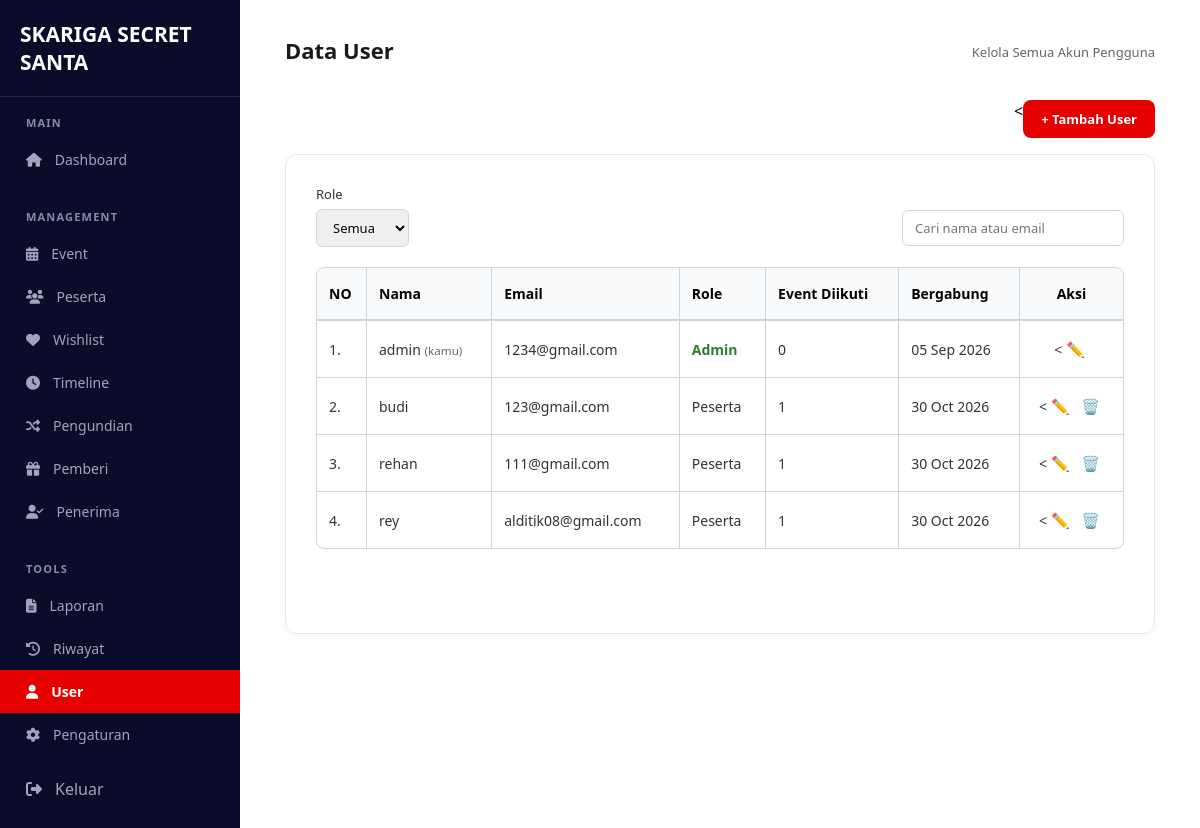
/pages/user/index.php (signed in), run on an earlier commit of the app's database.
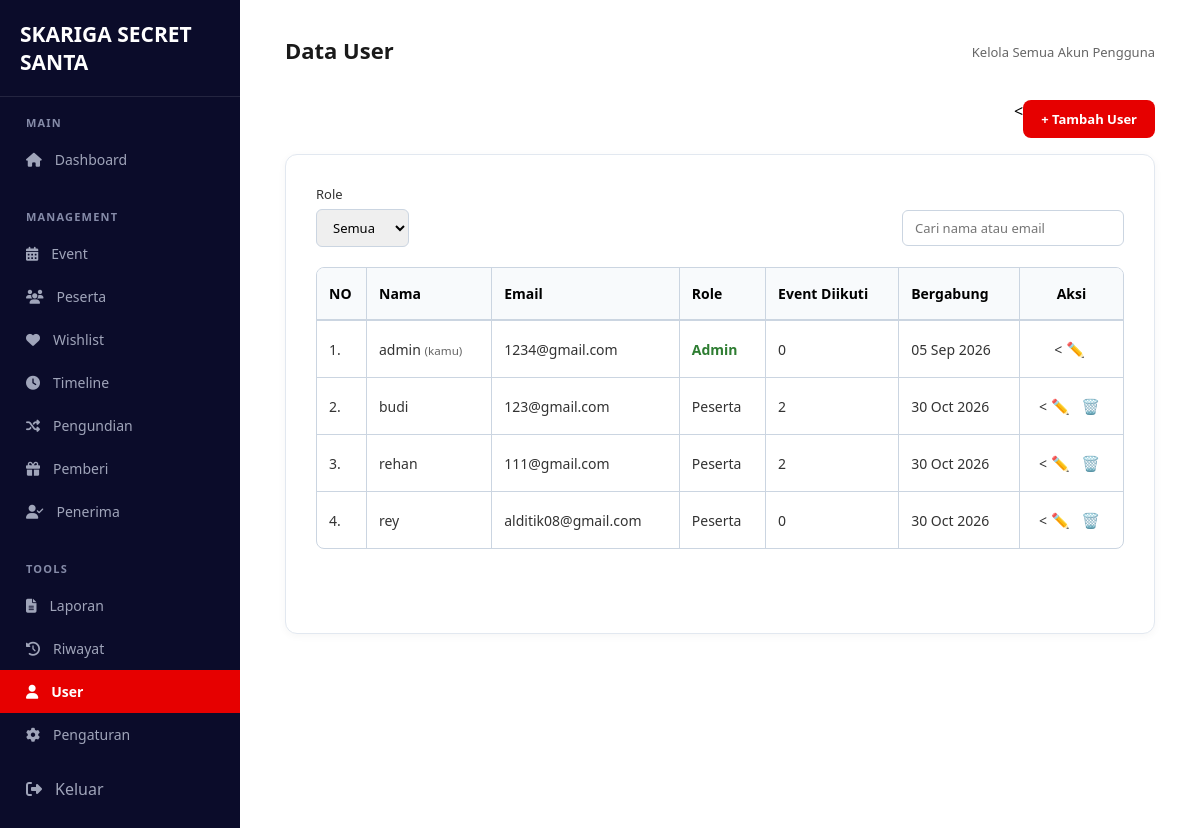
And on a later commit of the database.
### tables this page shows
CREATE TABLE `users` (
  `id` int(11) NOT NULL,
  `nama` varchar(100) NOT NULL,
  `email` varchar(100) NOT NULL,
  `password` varchar(255) NOT NULL,
  `role` enum('admin','peserta') NOT NULL DEFAULT 'peserta',
  `foto` varchar(255) DEFAULT NULL,
  `created_at` timestamp NOT NULL DEFAULT current_timestamp()
);

### config/config.php (called while the page is built, shortened)
<?php
$base_url = 'http://localhost:8080/Project-TA-rey-nesya-rendra/';
function base_url($path = '')
{
    global $base_url;
    return $base_url . ltrim($path, '/');
}
?>

### includes/functions.php (called while the page is built, shortened)
<?php
function h($str)
{
    return htmlspecialchars((string) $str, ENT_QUOTES, 'UTF-8');
}
?>

### pages/user/index.php (the view, shortened to what this page needs)
<?php
require_once __DIR__ . '/../../config/config.php';
require_once __DIR__ . '/../../includes/functions.php';
$search = trim($_GET['q'] ?? '');
$my_id = (int) $_SESSION['user_id'];
$sql = "SELECT u.id, u.nama, u.email, u.role, u.created_at,
               (SELECT COUNT(*) FROM peserta p WHERE p.user_id = u.id) AS jumlah_event
        FROM users u
        WHERE 1 = 1";
$sql .= " ORDER BY u.role ASC, u.nama ASC";
$stmt = $conn->prepare($sql);
$stmt->execute();
$user_list = $stmt->get_result()->fetch_all(MYSQLI_ASSOC);
require_once __DIR__ . '/../../includes/admin_layout_top.php';
?>
<div style="display:flex; justify-content:flex-end; margin-bottom:16px;">
    <<a href="<?= base_url('pages/user/tambah.php') ?>" class="btn-add" data-modal-event>+ Tambah User</a>
</div>
<div class="table-card">
    <form method="GET" class="filter-bar">
        <div class="filter-group">
            <label for="role">Role</label>
            <select name="role" id="role" onchange="this.form.submit()">
                <option value="">Semua</option>
            </select>
        </div>
        <div class="filter-group">
            <label for="q">&nbsp;</label>
            <input type="text" name="q" id="q" placeholder="Cari nama atau email" value="<?= h($search) ?>">
        </div>
    </form>
    <?php if (!$user_list): ?>
        <div class="empty-state">
            <h3>User Tidak Ditemukan</h3>
            <p>Coba ganti kata kunci atau filter role.</p>
        </div>
    <?php else: ?>
        <table class="data-table table-grid">
            <thead>
                <tr>
                    <th style="width: 50px;">NO</th>
                    <th>Nama</th>
                    <th>Email</th>
                    <th>Role</th>
                    <th>Event Diikuti</th>
                    <th>Bergabung</th>
                    <th style="text-align:center;">Aksi</th>
                </tr>
            </thead>
            <tbody>
                <?php foreach ($user_list as $i => $u): ?>
                    <?php $is_self = (int) $u['id'] === $my_id; ?>
                    <tr>
                        <td><?= $i + 1 ?>.</td>
                        <td>
                            <?= h($u['nama']) ?>
                            <?php if ($is_self): ?>
                                <small style="color:#666;">(kamu)</small>
                            <?php endif; ?>
                        </td>
                        <td><?= h($u['email']) ?></td>
                        <td>
                            <span class="<?= $u['role'] === 'admin' ? 'badge-active' : '' ?>">
                                <?= h(ucfirst($u['role'])) ?>
                            </span>
                        </td>
                        <td><?= (int) $u['jumlah_event'] ?></td>
                        <td><?= date('d M Y', strtotime($u['created_at'])) ?></td>
                        <td class="action-buttons">
                            <<a href="<?= base_url('pages/user/edit.php?id=' . (int) $u['id']) ?>" class="btn-edit" title="Edit" data-modal-event data-judul="Edit User">✏️</a>
                            <?php if ($u['role'] === 'peserta' && !$is_self): ?>
                                <form method="POST" action="<?= base_url('pages/user/hapus.php') ?>" style="display:inline;">
                                    <button type="submit" class="btn-delete" title="Hapus"
                                            style="border:none; background:none; cursor:pointer;"
                                            onclick="return confirm('Yakin hapus user ini? Data keikutsertaan dan wishlist miliknya ikut terhapus.');">🗑️</button>
                                </form>
                            <?php endif; ?>
                        </td>
                    </tr>
                <?php endforeach; ?>
            </tbody>
        </table>
        <?php endif; ?>
    </div>
<link rel="stylesheet" href="<?= base_url('assets/css/rich-editor.css') ?>">
<?php require_once __DIR__ . '/../../includes/admin_layout_bottom.php'; ?>

What changed in the data, as far as the page shows it:
computed for users "budi": jumlah_event "1" → "2"
computed for users "rehan": jumlah_event "1" → "2"
changed users "rey": jumlah_event "1" → "0"
